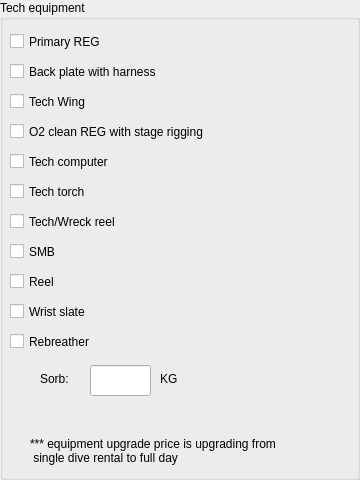
                     <widget class="QGroupBox" name="groupBox_15">
                      <property name="title">
                       <string>Tech equipment</string>
                      </property>
                      <widget class="QCheckBox" name="co_smb_check">
                       <property name="geometry">
                        <rect>
                         <x>10</x>
                         <y>240</y>
                         <width>90</width>
                         <height>23</height>
                        </rect>
                       </property>
                       <property name="text">
                        <string>SMB</string>
                       </property>
                      </widget>
                      <widget class="QCheckBox" name="co_tech_torch_check">
                       <property name="geometry">
                        <rect>
                         <x>10</x>
                         <y>180</y>
                         <width>101</width>
                         <height>23</height>
                        </rect>
                       </property>
                       <property name="text">
                        <string>Tech torch</string>
                       </property>
                      </widget>
                      <widget class="QCheckBox" name="co_o2_reg_check">
                       <property name="geometry">
                        <rect>
                         <x>10</x>
                         <y>120</y>
                         <width>251</width>
                         <height>23</height>
                        </rect>
                       </property>
                       <property name="text">
                        <string>O2 clean REG with stage rigging</string>
                       </property>
                      </widget>
                      <widget class="QCheckBox" name="co_back_plate_check">
                       <property name="geometry">
                        <rect>
                         <x>10</x>
                         <y>60</y>
                         <width>191</width>
                         <height>23</height>
                        </rect>
                       </property>
                       <property name="text">
                        <string>Back plate with harness</string>
                       </property>
                      </widget>
                      <widget class="QCheckBox" name="co_reel_check">
                       <property name="geometry">
                        <rect>
                         <x>10</x>
                         <y>270</y>
                         <width>90</width>
                         <height>23</height>
                        </rect>
                       </property>
                       <property name="text">
                        <string>Reel</string>
                       </property>
                      </widget>
                      <widget class="QCheckBox" name="co_slate_check">
                       <property name="geometry">
                        <rect>
                         <x>10</x>
                         <y>300</y>
                         <width>111</width>
                         <height>23</height>
                        </rect>
                       </property>
                       <property name="text">
                        <string>Wrist slate</string>
                       </property>
                      </widget>
                      <widget class="QCheckBox" name="co_tech_computer_check">
                       <property name="geometry">
                        <rect>
                         <x>10</x>
                         <y>150</y>
                         <width>121</width>
                         <height>23</height>
                        </rect>
                       </property>
                       <property name="text">
                        <string>Tech computer</string>
                       </property>
                      </widget>
                      <widget class="QCheckBox" name="co_tech_reg_check">
                       <property name="geometry">
                        <rect>
                         <x>10</x>
                         <y>30</y>
                         <width>141</width>
                         <height>23</height>
                        </rect>
                       </property>
                       <property name="text">
                        <string>Primary REG</string>
                       </property>
                      </widget>
                      <widget class="QCheckBox" name="co_wing_check">
                       <property name="geometry">
                        <rect>
                         <x>10</x>
                         <y>90</y>
                         <width>151</width>
                         <height>23</height>
                        </rect>
                       </property>
                       <property name="text">
                        <string>Tech Wing</string>
                       </property>
                      </widget>
                      <widget class="QCheckBox" name="co_wreck_reel_check">
                       <property name="geometry">
                        <rect>
                         <x>10</x>
                         <y>210</y>
                         <width>151</width>
                         <height>23</height>
                        </rect>
                       </property>
                       <property name="text">
                        <string>Tech/Wreck reel</string>
                       </property>
                      </widget>
                      <widget class="QCheckBox" name="co_rebreather_check">
                       <property name="geometry">
                        <rect>
                         <x>10</x>
                         <y>330</y>
                         <width>111</width>
                         <height>23</height>
                        </rect>
                       </property>
                       <property name="text">
                        <string>Rebreather</string>
                       </property>
                      </widget>
                      <widget class="QLabel" name="label_91">
                       <property name="geometry">
                        <rect>
                         <x>40</x>
                         <y>370</y>
                         <width>41</width>
                         <height>17</height>
                        </rect>
                       </property>
                       <property name="text">
                        <string>Sorb:</string>
                       </property>
                      </widget>
                      <widget class="QLabel" name="label_92">
                       <property name="geometry">
                        <rect>
                         <x>160</x>
                         <y>370</y>
                         <width>31</width>
                         <height>17</height>
                        </rect>
                       </property>
                       <property name="text">
                        <string>KG</string>
                       </property>
                      </widget>
                      <widget class="QLineEdit" name="co_sorb_entry">
                       <property name="geometry">
                        <rect>
                         <x>90</x>
                         <y>365</y>
                         <width>61</width>
                         <height>31</height>
                        </rect>
                       </property>
                      </widget>
                      <widget class="QLabel" name="label_93">
                       <property name="geometry">
                        <rect>
                         <x>30</x>
                         <y>430</y>
                         <width>321</width>
                         <height>41</height>
                        </rect>
                       </property>
                       <property name="text">
                        <string>*** equipment upgrade price is upgrading from 
 single dive rental to full day</string>
                       </property>
                      </widget>
                     </widget>
